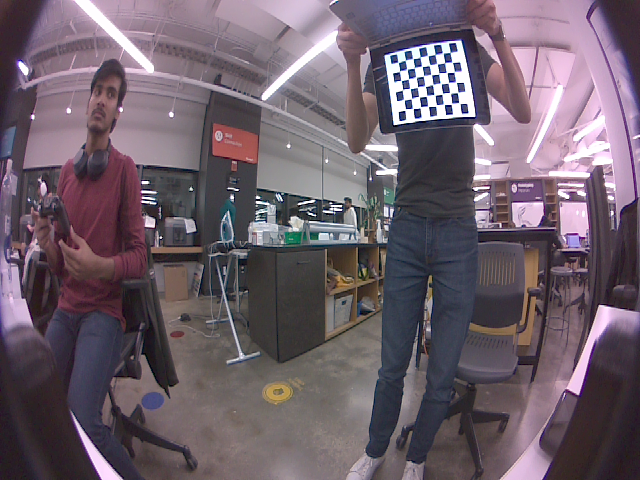
#> input picture calibration_images/1670711601.png, 640 x 480 px; its folder holds only this picture in this run
$ python camera_calibration.py
#> lines starting #> are read from the running program, lines starting #| are printed output that depends on the picture; long printed decimals are rounded
import cv2 as cv
import os
import numpy as np

# Checker board size
CHESS_BOARD_DIM = (8, 6)

# The size of Square in the checker board.
SQUARE_SIZE = 25  # millimeters

# termination criteria
criteria = (cv.TERM_CRITERIA_EPS + cv.TERM_CRITERIA_MAX_ITER, 30, 0.001)

# prepare object points, like (0,0,0), (1,0,0), (2,0,0) ....,(6,5,0)
obj_3D = np.zeros((CHESS_BOARD_DIM[0] * CHESS_BOARD_DIM[1], 3), np.float32)

obj_3D[:, :2] = np.mgrid[0 : CHESS_BOARD_DIM[0], 0 : CHESS_BOARD_DIM[1]].T.reshape(
    -1, 2
)
obj_3D *= SQUARE_SIZE
print(obj_3D)

# Arrays to store object points and image points from all the images.
obj_points_3D = []  # 3d point in real world space
img_points_2D = []  # 2d points in image plane.

# The images directory path
image_dir_path = "calibration_images"

files = os.listdir(image_dir_path)
for file in files:
    print(file)
    imagePath = os.path.join(image_dir_path, file)
    # print(imagePath)

    image = cv.imread(imagePath)
#> image is the input picture: shape (480, 640, 3); mean B, G, R 106.5, 95.5, 109.2
    grayScale = cv.cvtColor(image, cv.COLOR_BGR2GRAY)
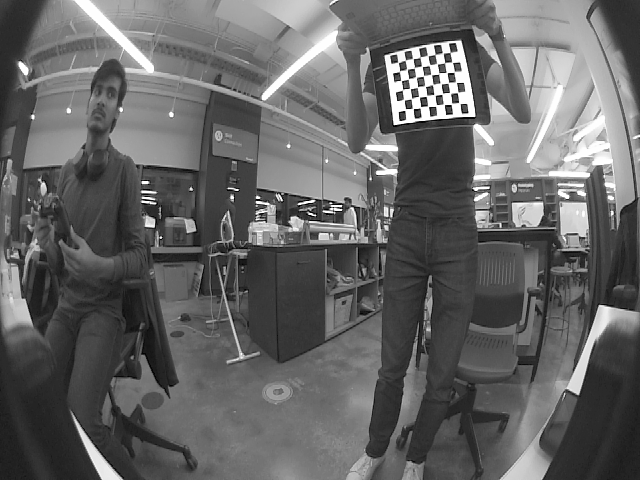
#> grayScale: shape (480, 640); min 0, max 255, mean 100.8
    ret, corners = cv.findChessboardCorners(image, CHESS_BOARD_DIM, None)
#> ret = True; corners = 48 rows, first 8: [398, 62.42], [405.4, 60.27], [412.8, 58.57], [420.1, 56.89], [427.9, 55.63], [435.1, 54.43], [442.9, 53.17], [450.1, 52.43]
    if ret == True:
        obj_points_3D.append(obj_3D)
        corners2 = cv.cornerSubPix(grayScale, corners, (3, 3), (-1, -1), criteria)
#> corners2 = 48 rows, first 8: [398, 62.41], [405.4, 60.15], [412.9, 58.54], [420.2, 56.96], [427.9, 55.58], [435.2, 54.38], [442.8, 52.95], [450.2, 52.4]
        img_points_2D.append(corners2)

        img = cv.drawChessboardCorners(image, CHESS_BOARD_DIM, corners2, ret)

cv.destroyAllWindows()
# h, w = image.shape[:2]
ret, mtx, dist, rvecs, tvecs = cv.calibrateCamera(
    obj_points_3D, img_points_2D, grayScale.shape[::-1], None, None
)
#> ret = 0.314; mtx = [[339.7, 0, 307.3], [0, 408.2, 226.9], [0, 0, 1]]; dist = [[-0.466, 0.09, -0.0099, 0.0222, 0.0312]]; rvecs = ([0.234, 0.791, -0.0639],); tvecs = ([260.1, -400.6, 893.5],)
print("calibration parameters found")

print(mtx)
#| [[339.728   0.         307.308]
#|  [  0.         408.225 226.875 ]
#|  [  0.           0.           1.        ]]
print(dist)
#| [[-0.4657  0.08997  -0.009905  0.02225  0.03118]]

np.save("calibration_matrix", mtx)
np.save("distortion_coefficients", dist)

$ run again, on calibration_images/1670711608.png
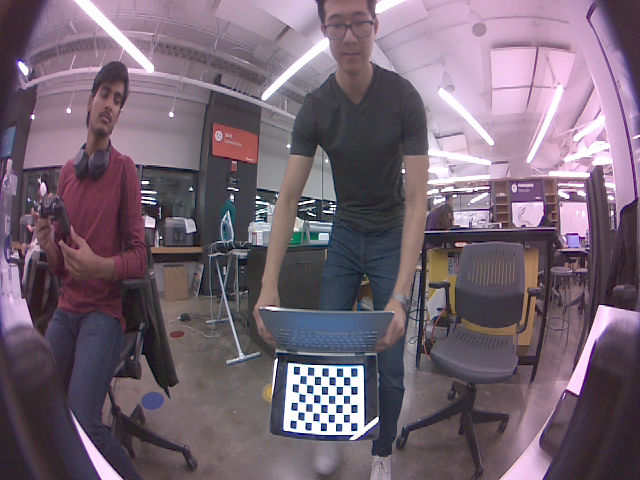
#> input picture calibration_images/1670711608.png, 640 x 480 px
#> image is the input picture: shape (480, 640, 3); mean B, G, R 114.3, 100.7, 116.4
#> `grayScale = cv.cvtColor(image, cv.COLOR_BGR2GRAY)`:
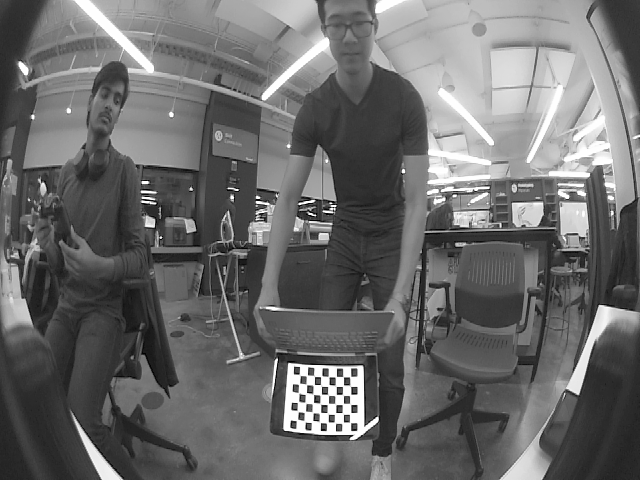
#> grayScale: shape (480, 640); min 0, max 255, mean 106.9
#> `ret, corners = cv.findChessboardCorners(image, CHESS_BOARD_DIM, None)`: ret = True; corners = 48 rows, first 8: [299.3, 374.5], [307, 375.2], [314.5, 376.5], [321.3, 376.2], [328.7, 376.7], [335.8, 376.7], [343.2, 376.7], [350, 376.6]
#> corners2 = 48 rows, first 8: [299.6, 374.7], [306.9, 375.4], [314.4, 376.3], [321.4, 376.2], [328.7, 376.7], [335.8, 376.6], [343.3, 376.7], [350.2, 376.6]
#> `ret, mtx, dist, rvecs, tvecs = cv.calibrateCamera( obj_points_3D, img_..`: ret = 0.483; mtx = [[2382.6, 0, 329.3], [0, 1143.8, 249.7], [0, 0, 1]]; dist = [[7.57, 516.9, 0.272, -0.625, -27382.5]]; rvecs = ([0.0737, 1.06, -0.0681],); tvecs = ([-28.02, 431.5, 4602],)
#| [[2.38262115e+03 0.00000000e+00 3.29332061e+02]
#|  [0.00000000e+00 1.14382969e+03 2.49701991e+02]
#|  [0.00000000e+00 0.00000000e+00 1.00000000e+00]]
#| [[ 7.57156583e+00  5.16922497e+02  2.72347757e-01 -6.25351230e-01
#|   -2.73825363e+04]]

$ run again, on calibration_images/1670711609.png
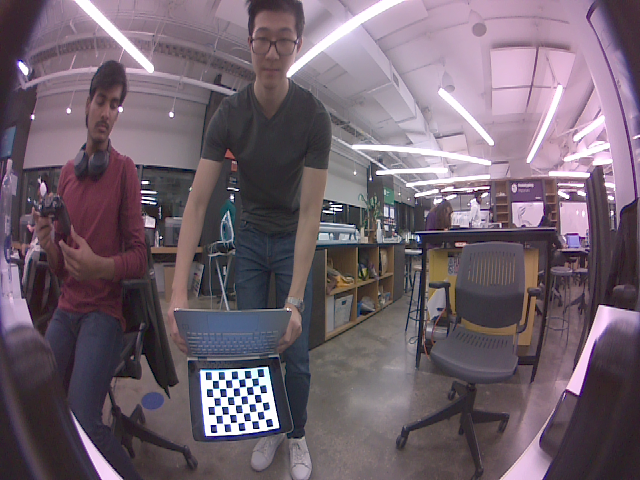
#> input picture calibration_images/1670711609.png, 640 x 480 px
#> image is the input picture: shape (480, 640, 3); mean B, G, R 109.1, 97.6, 112.1
#> `grayScale = cv.cvtColor(image, cv.COLOR_BGR2GRAY)`:
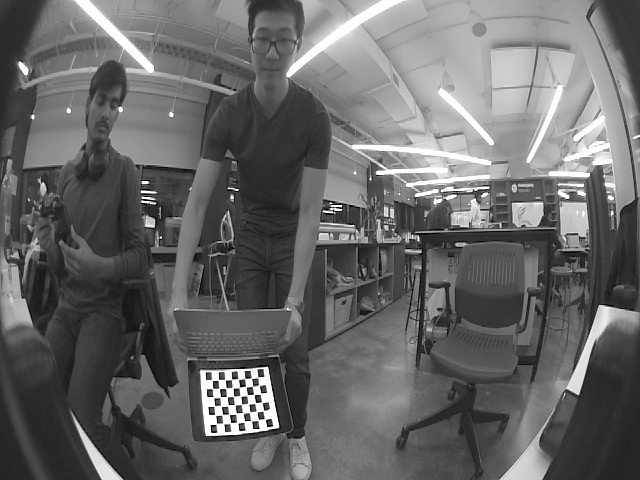
#> grayScale: shape (480, 640); min 0, max 255, mean 103.2
#> `ret, corners = cv.findChessboardCorners(image, CHESS_BOARD_DIM, None)`: ret = True; corners = 48 rows, first 8: [212.2, 380.3], [218.4, 379.9], [225.3, 379.8], [231.6, 379.3], [238.3, 379.2], [244.8, 378.4], [251.1, 378.1], [258.1, 376.8]
#> corners2 = 48 rows, first 8: [212.2, 380.3], [218.4, 380], [225.2, 379.7], [231.5, 379.3], [238.3, 379.1], [244.7, 378.4], [251.2, 378.2], [257.9, 377]
#> `ret, mtx, dist, rvecs, tvecs = cv.calibrateCamera( obj_points_3D, img_..`: ret = 0.251; mtx = [[525.2, 0, 338.2], [0, 2542.2, 240.8], [0, 0, 1]]; dist = [[-1.76, 10.58, -0.0196, -0.248, -138.9]]; rvecs = ([-1.33, -0.289, -0.239],); tvecs = ([-483.3, 118.5, 2173.9],)
#| [[5.25153698e+02 0.00000000e+00 3.38179757e+02]
#|  [0.00000000e+00 2.54224744e+03 2.40804409e+02]
#|  [0.00000000e+00 0.00000000e+00 1.00000000e+00]]
#| [[-1.76106535e+00  1.05759099e+01 -1.95968543e-02 -2.48331782e-01
#|   -1.38866846e+02]]

$ run again, on calibration_images/1670711602.png
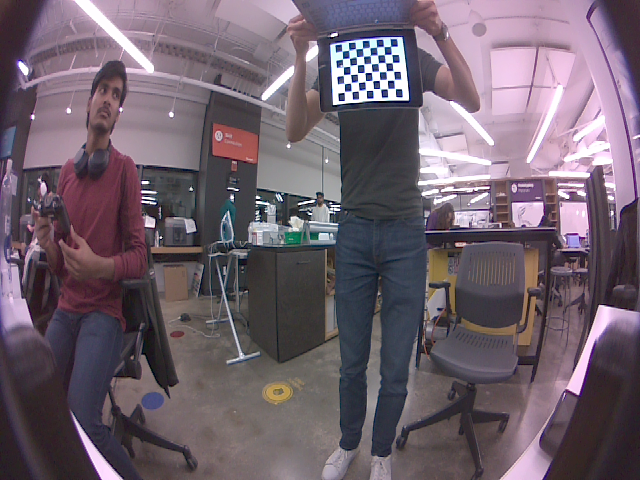
#> input picture calibration_images/1670711602.png, 640 x 480 px
#> image is the input picture: shape (480, 640, 3); mean B, G, R 108.4, 96.9, 110.9
#> `grayScale = cv.cvtColor(image, cv.COLOR_BGR2GRAY)`:
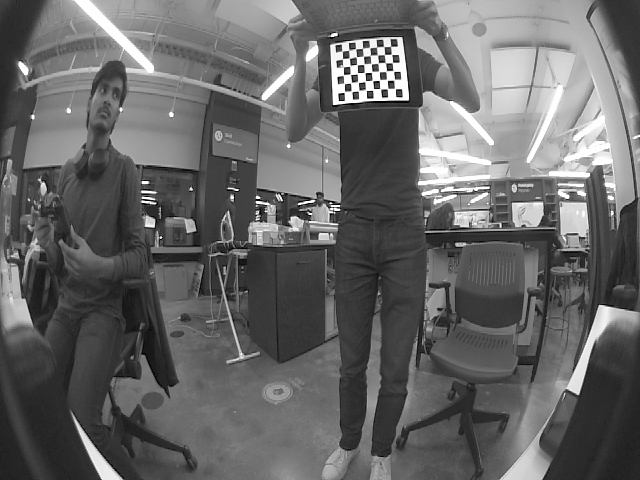
#> grayScale: shape (480, 640); min 0, max 255, mean 102.4
#> `ret, corners = cv.findChessboardCorners(image, CHESS_BOARD_DIM, None)`: ret = True; corners = 48 rows, first 8: [342.1, 51.22], [348.7, 50.13], [355.5, 48.67], [362.5, 48.25], [369.6, 47.53], [376.6, 47.02], [383.7, 46.52], [390.6, 46.28]
#> corners2 = 48 rows, first 8: [342.2, 51.15], [348.7, 50.14], [355.6, 48.66], [362.5, 48.28], [369.6, 47.52], [376.6, 46.89], [383.7, 46.48], [390.6, 46.32]
#> `ret, mtx, dist, rvecs, tvecs = cv.calibrateCamera( obj_points_3D, img_..`: ret = 0.2; mtx = [[254.9, 0, 328], [0, 302.9, 235.5], [0, 0, 1]]; dist = [[-0.563, 0.14, -0.0661, 0.00668, 0.0156]]; rvecs = ([0.344, 0.435, 0.00635],); tvecs = ([45.67, -509.4, 760.8],)
#| [[254.894   0.         328.023 ]
#|  [  0.         302.936 235.513 ]
#|  [  0.           0.           1.        ]]
#| [[-0.5633  0.1396 -0.06614  0.006682  0.01562]]

$ run again, on calibration_images/1670711605.png
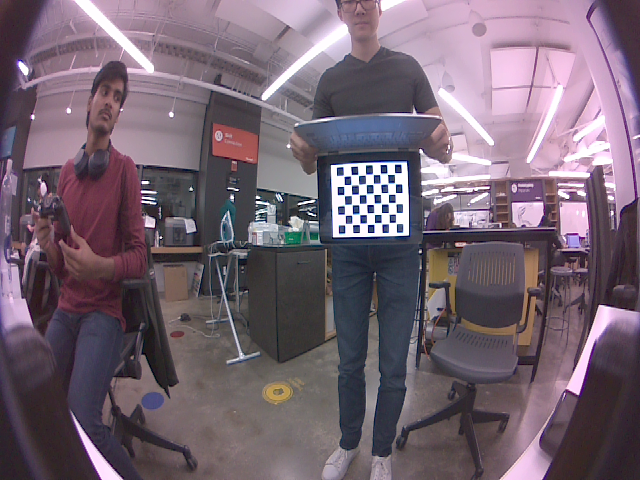
#> input picture calibration_images/1670711605.png, 640 x 480 px
#> image is the input picture: shape (480, 640, 3); mean B, G, R 113, 100, 116.1
#> `grayScale = cv.cvtColor(image, cv.COLOR_BGR2GRAY)`:
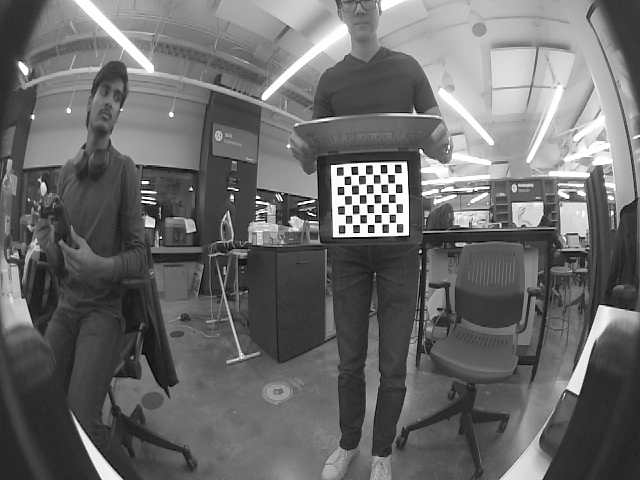
#> grayScale: shape (480, 640); min 0, max 255, mean 106.3
#> `ret, corners = cv.findChessboardCorners(image, CHESS_BOARD_DIM, None)`: ret = True; corners = 48 rows, first 8: [343.9, 176.3], [351, 175.1], [358.1, 174.9], [365.6, 174.5], [372.9, 174.3], [379.9, 173.9], [386.9, 173.5], [394.6, 173.5]
#> corners2 = 48 rows, first 8: [343.8, 176.2], [351, 175.1], [358.2, 174.9], [365.5, 174.5], [372.9, 174.3], [380.1, 173.8], [387.1, 173.6], [394.5, 173.5]
#> `ret, mtx, dist, rvecs, tvecs = cv.calibrateCamera( obj_points_3D, img_..`: ret = 0.219; mtx = [[1323, 0, 318.3], [0, 1673.3, 239.3], [0, 0, 1]]; dist = [[-16.55, -112.2, -0.287, 0.472, -6380.1]]; rvecs = ([0.112, 0.438, -0.0307],); tvecs = ([79.26, -161.3, 4340.3],)
#| [[1.32301887e+03 0.00000000e+00 3.18269089e+02]
#|  [0.00000000e+00 1.67331904e+03 2.39250710e+02]
#|  [0.00000000e+00 0.00000000e+00 1.00000000e+00]]
#| [[-1.65503195e+01 -1.12197238e+02 -2.86794688e-01  4.72442082e-01
#|   -6.38005785e+03]]
